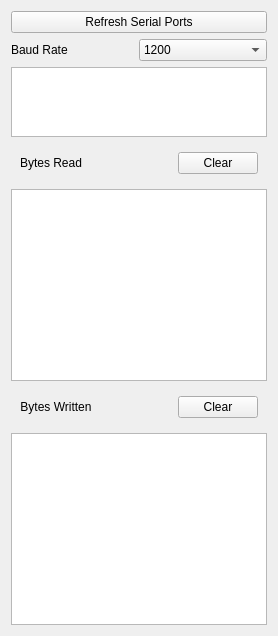
     <widget class="QFrame" name="frame">
      <property name="frameShape">
       <enum>QFrame::Shape::NoFrame</enum>
      </property>
      <property name="frameShadow">
       <enum>QFrame::Shadow::Plain</enum>
      </property>
      <layout class="QVBoxLayout" name="verticalLayout">
       <item>
        <widget class="QWidget" name="widget" native="true">
         <layout class="QHBoxLayout" name="horizontalLayout">
          <property name="leftMargin">
           <number>0</number>
          </property>
          <property name="topMargin">
           <number>0</number>
          </property>
          <property name="rightMargin">
           <number>0</number>
          </property>
          <property name="bottomMargin">
           <number>0</number>
          </property>
          <item>
           <widget class="QPushButton" name="RefreshSerialPortsButton">
            <property name="text">
             <string>Refresh Serial Ports</string>
            </property>
            <property name="icon">
             <iconset theme="view-refresh"/>
            </property>
           </widget>
          </item>
         </layout>
        </widget>
       </item>
       <item>
        <widget class="QWidget" name="widget_2" native="true">
         <layout class="QGridLayout" name="gridLayout_3">
          <property name="sizeConstraint">
           <enum>QLayout::SizeConstraint::SetDefaultConstraint</enum>
          </property>
          <property name="leftMargin">
           <number>0</number>
          </property>
          <property name="topMargin">
           <number>0</number>
          </property>
          <property name="rightMargin">
           <number>0</number>
          </property>
          <property name="bottomMargin">
           <number>0</number>
          </property>
          <property name="spacing">
           <number>0</number>
          </property>
          <item row="1" column="2">
           <widget class="QComboBox" name="BaudRateDropdown">
            <item>
             <property name="text">
              <string>1200</string>
             </property>
            </item>
            <item>
             <property name="text">
              <string>2400</string>
             </property>
            </item>
            <item>
             <property name="text">
              <string>4800</string>
             </property>
            </item>
            <item>
             <property name="text">
              <string>9600</string>
             </property>
            </item>
            <item>
             <property name="text">
              <string>19200</string>
             </property>
            </item>
            <item>
             <property name="text">
              <string>38400</string>
             </property>
            </item>
            <item>
             <property name="text">
              <string>57600</string>
             </property>
            </item>
            <item>
             <property name="text">
              <string>115200</string>
             </property>
            </item>
            <item>
             <property name="text">
              <string>230400</string>
             </property>
            </item>
            <item>
             <property name="text">
              <string>460800</string>
             </property>
            </item>
            <item>
             <property name="text">
              <string>921600</string>
             </property>
            </item>
           </widget>
          </item>
          <item row="1" column="1">
           <widget class="QLabel" name="label_32">
            <property name="text">
             <string>Baud Rate</string>
            </property>
           </widget>
          </item>
         </layout>
        </widget>
       </item>
       <item>
        <widget class="SerialPortList" name="SerialPortListObj">
         <property name="frameShape">
          <enum>QFrame::Shape::StyledPanel</enum>
         </property>
         <property name="frameShadow">
          <enum>QFrame::Shadow::Plain</enum>
         </property>
         <property name="sizeAdjustPolicy">
          <enum>QAbstractScrollArea::SizeAdjustPolicy::AdjustToContents</enum>
         </property>
         <property name="alternatingRowColors">
          <bool>true</bool>
         </property>
         <property name="selectionMode">
          <enum>QAbstractItemView::SelectionMode::SingleSelection</enum>
         </property>
         <property name="selectionBehavior">
          <enum>QAbstractItemView::SelectionBehavior::SelectRows</enum>
         </property>
         <property name="textElideMode">
          <enum>Qt::TextElideMode::ElideMiddle</enum>
         </property>
         <property name="showGrid">
          <bool>false</bool>
         </property>
         <property name="cornerButtonEnabled">
          <bool>false</bool>
         </property>
         <property name="rowCount">
          <number>1</number>
         </property>
         <property name="columnCount">
          <number>2</number>
         </property>
         <attribute name="horizontalHeaderVisible">
          <bool>false</bool>
         </attribute>
         <attribute name="horizontalHeaderHighlightSections">
          <bool>false</bool>
         </attribute>
         <attribute name="verticalHeaderVisible">
          <bool>false</bool>
         </attribute>
         <attribute name="verticalHeaderHighlightSections">
          <bool>false</bool>
         </attribute>
         <row/>
         <column/>
         <column/>
        </widget>
       </item>
       <item>
        <widget class="QWidget" name="widget_3" native="true">
         <layout class="QHBoxLayout" name="horizontalLayout_2">
          <item>
           <widget class="QLabel" name="label_43">
            <property name="font">
             <font>
              <bold>false</bold>
             </font>
            </property>
            <property name="text">
             <string>Bytes Read</string>
            </property>
            <property name="alignment">
             <set>Qt::AlignmentFlag::AlignCenter</set>
            </property>
           </widget>
          </item>
          <item>
           <spacer name="horizontalSpacer_3">
            <property name="orientation">
             <enum>Qt::Orientation::Horizontal</enum>
            </property>
            <property name="sizeHint" stdset="0">
             <size>
              <width>40</width>
              <height>20</height>
             </size>
            </property>
           </spacer>
          </item>
          <item>
           <widget class="QPushButton" name="ClearBytesReadButton">
            <property name="text">
             <string>Clear</string>
            </property>
            <property name="icon">
             <iconset theme="edit-clear"/>
            </property>
           </widget>
          </item>
         </layout>
        </widget>
       </item>
       <item>
        <widget class="QTextBrowser" name="BytesReadBrowser">
         <property name="font">
          <font>
           <family>Courier New</family>
          </font>
         </property>
         <property name="lineWrapMode">
          <enum>QTextEdit::LineWrapMode::NoWrap</enum>
         </property>
        </widget>
       </item>
       <item>
        <widget class="QWidget" name="widget_4" native="true">
         <layout class="QHBoxLayout" name="horizontalLayout_3">
          <item>
           <widget class="QLabel" name="label_44">
            <property name="text">
             <string>Bytes Written</string>
            </property>
            <property name="alignment">
             <set>Qt::AlignmentFlag::AlignCenter</set>
            </property>
           </widget>
          </item>
          <item>
           <spacer name="horizontalSpacer_4">
            <property name="orientation">
             <enum>Qt::Orientation::Horizontal</enum>
            </property>
            <property name="sizeHint" stdset="0">
             <size>
              <width>40</width>
              <height>20</height>
             </size>
            </property>
           </spacer>
          </item>
          <item>
           <widget class="QPushButton" name="ClearBytesWrittenButton">
            <property name="text">
             <string>Clear</string>
            </property>
            <property name="icon">
             <iconset theme="edit-clear"/>
            </property>
           </widget>
          </item>
         </layout>
        </widget>
       </item>
       <item>
        <widget class="QTextBrowser" name="BytesWrittenBrowser">
         <property name="font">
          <font>
           <family>Courier New</family>
          </font>
         </property>
         <property name="lineWrapMode">
          <enum>QTextEdit::LineWrapMode::NoWrap</enum>
         </property>
        </widget>
       </item>
      </layout>
     </widget>
